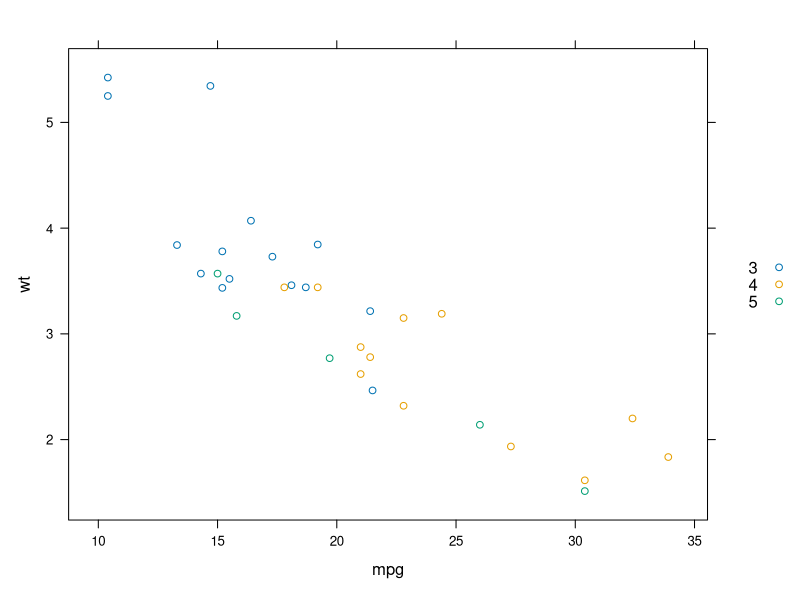

Write the R code that produced this figure.
library(lattice)

input <- mtcars[,c('wt','mpg','gear')]

xyplot(wt~mpg,
       data=input,
       group=gear,
       auto.key=TRUE)
